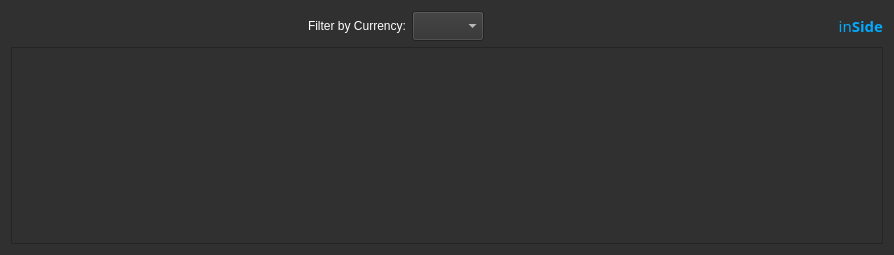
<?xml version="1.0" encoding="UTF-8"?>
<ui version="4.0">
 <class>Form</class>
 <widget class="QWidget" name="Form">
  <property name="geometry">
   <rect>
    <x>0</x>
    <y>0</y>
    <width>894</width>
    <height>255</height>
   </rect>
  </property>
  <property name="windowTitle">
   <string>Portfolio Insight</string>
  </property>
  <property name="styleSheet">
   <string notr="true">background-color: rgb(48, 48, 48);
font: 10pt &quot;Bloomberg Prop Unicode N&quot;;
color: rgb(255, 255, 255);
</string>
  </property>
  <layout class="QGridLayout" name="gridLayout">
   <item row="0" column="0">
    <layout class="QVBoxLayout" name="verticalLayout">
     <item>
      <layout class="QHBoxLayout" name="horizontalLayout">
       <item>
        <widget class="QTextEdit" name="textEdit">
         <property name="enabled">
          <bool>false</bool>
         </property>
         <property name="maximumSize">
          <size>
           <width>16777215</width>
           <height>30</height>
          </size>
         </property>
         <property name="frameShape">
          <enum>QFrame::NoFrame</enum>
         </property>
        </widget>
       </item>
       <item>
        <widget class="QLabel" name="label">
         <property name="maximumSize">
          <size>
           <width>16777215</width>
           <height>30</height>
          </size>
         </property>
         <property name="text">
          <string>Filter by Currency:</string>
         </property>
        </widget>
       </item>
       <item>
        <widget class="QComboBox" name="comboBoxCurrencies">
         <property name="maximumSize">
          <size>
           <width>16777215</width>
           <height>30</height>
          </size>
         </property>
        </widget>
       </item>
       <item>
        <spacer name="horizontalSpacer">
         <property name="orientation">
          <enum>Qt::Horizontal</enum>
         </property>
         <property name="sizeHint" stdset="0">
          <size>
           <width>348</width>
           <height>17</height>
          </size>
         </property>
        </spacer>
       </item>
       <item>
        <widget class="QLabel" name="label_2">
         <property name="maximumSize">
          <size>
           <width>16777215</width>
           <height>30</height>
          </size>
         </property>
         <property name="font">
          <font>
           <family>Bloomberg Prop Unicode N</family>
           <pointsize>10</pointsize>
           <weight>50</weight>
           <italic>false</italic>
           <bold>false</bold>
          </font>
         </property>
         <property name="cursor">
          <cursorShape>ArrowCursor</cursorShape>
         </property>
         <property name="text">
          <string>&lt;html&gt;&lt;head/&gt;&lt;body&gt;&lt;p&gt;&lt;span style=&quot; font-size:11pt; color:#00aaff;&quot;&gt;in&lt;/span&gt;&lt;span style=&quot; font-size:11pt; font-weight:600; color:#00aaff;&quot;&gt;Side&lt;/span&gt;&lt;/p&gt;&lt;/body&gt;&lt;/html&gt;</string>
         </property>
         <property name="alignment">
          <set>Qt::AlignRight|Qt::AlignTrailing|Qt::AlignVCenter</set>
         </property>
        </widget>
       </item>
      </layout>
     </item>
     <item>
      <widget class="QTableWidget" name="tableInstruments">
       <property name="sizePolicy">
        <sizepolicy hsizetype="Expanding" vsizetype="Expanding">
         <horstretch>0</horstretch>
         <verstretch>0</verstretch>
        </sizepolicy>
       </property>
       <property name="font">
        <font>
         <family>Bloomberg Prop Unicode N</family>
         <pointsize>10</pointsize>
         <weight>50</weight>
         <italic>false</italic>
         <bold>false</bold>
        </font>
       </property>
       <property name="sortingEnabled">
        <bool>true</bool>
       </property>
      </widget>
     </item>
    </layout>
   </item>
  </layout>
 </widget>
 <resources/>
 <connections/>
</ui>
